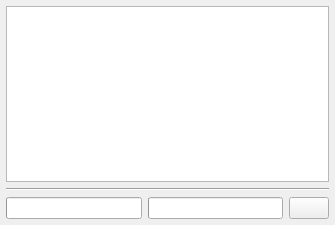
<?xml version="1.0" encoding="UTF-8"?>
<ui version="4.0">
 <class>UpdateDialog</class>
 <widget class="QDialog" name="UpdateDialog">
  <property name="windowModality">
   <enum>Qt::WindowModal</enum>
  </property>
  <property name="geometry">
   <rect>
    <x>0</x>
    <y>0</y>
    <width>335</width>
    <height>225</height>
   </rect>
  </property>
  <property name="windowTitle">
   <string>Updating...</string>
  </property>
  <property name="windowIcon">
   <iconset resource="icons.qrc">
    <normaloff>:/Icons/refresh.png</normaloff>:/Icons/refresh.png</iconset>
  </property>
  <property name="modal">
   <bool>true</bool>
  </property>
  <layout class="QVBoxLayout" name="verticalLayout" stretch="0,0,1">
   <property name="margin">
    <number>6</number>
   </property>
   <item>
    <widget class="QTreeWidget" name="treeWidget">
     <property name="focusPolicy">
      <enum>Qt::NoFocus</enum>
     </property>
     <property name="editTriggers">
      <set>QAbstractItemView::NoEditTriggers</set>
     </property>
     <property name="verticalScrollMode">
      <enum>QAbstractItemView::ScrollPerPixel</enum>
     </property>
     <property name="rootIsDecorated">
      <bool>false</bool>
     </property>
     <property name="itemsExpandable">
      <bool>false</bool>
     </property>
     <attribute name="headerVisible">
      <bool>false</bool>
     </attribute>
    </widget>
   </item>
   <item>
    <widget class="Line" name="line">
     <property name="orientation">
      <enum>Qt::Horizontal</enum>
     </property>
    </widget>
   </item>
   <item>
    <widget class="QFrame" name="frame">
     <property name="maximumSize">
      <size>
       <width>16777215</width>
       <height>42</height>
      </size>
     </property>
     <property name="frameShape">
      <enum>QFrame::NoFrame</enum>
     </property>
     <property name="frameShadow">
      <enum>QFrame::Raised</enum>
     </property>
     <layout class="QHBoxLayout" name="horizontalLayout">
      <property name="margin">
       <number>0</number>
      </property>
      <item>
       <widget class="QProgressBar" name="progressBar">
        <property name="whatsThis">
         <string>Download progress</string>
        </property>
        <property name="value">
         <number>0</number>
        </property>
        <property name="textVisible">
         <bool>false</bool>
        </property>
       </widget>
      </item>
      <item>
       <widget class="QProgressBar" name="progressBar2">
        <property name="whatsThis">
         <string>Unpack progress</string>
        </property>
        <property name="value">
         <number>0</number>
        </property>
        <property name="textVisible">
         <bool>false</bool>
        </property>
       </widget>
      </item>
      <item>
       <widget class="QPushButton" name="cancelButton">
        <property name="maximumSize">
         <size>
          <width>40</width>
          <height>40</height>
         </size>
        </property>
        <property name="focusPolicy">
         <enum>Qt::NoFocus</enum>
        </property>
        <property name="icon">
         <iconset resource="icons.qrc">
          <normaloff>:/Icons/cancel.png</normaloff>:/Icons/cancel.png</iconset>
        </property>
        <property name="iconSize">
         <size>
          <width>32</width>
          <height>32</height>
         </size>
        </property>
       </widget>
      </item>
     </layout>
    </widget>
   </item>
  </layout>
 </widget>
 <resources>
  <include location="icons.qrc"/>
 </resources>
 <connections/>
</ui>
